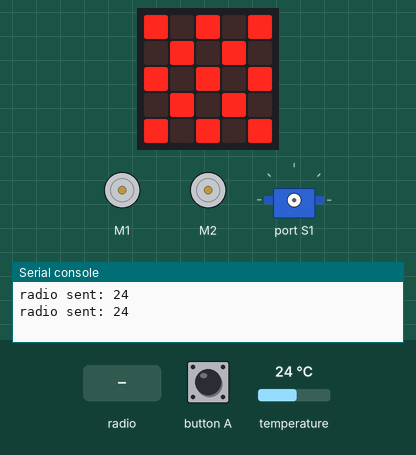
This program was run on a simulated BBC micro:bit (MakeCode). Parts: the board's 5×5 LED display, 2 × DC motor (green arrow = forward, orange = backward, longer = faster), servo, the last lines printed to the serial console. Inputs (shaded band) come from the test bench; at power-on: temperature 24 °C. No radio messages arrive unless stated (any console line starting 'radio sent:' is added by the test bench).

Above: at 1.2 s.
1.3 s: button A pressed for 0.15 s
At 1.8 s:
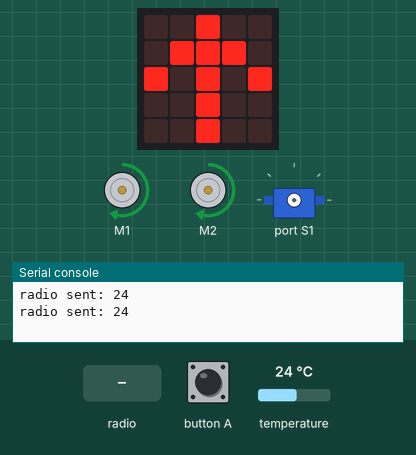
2.0 s: radio message "DCHA" arrives
At 3.5 s:
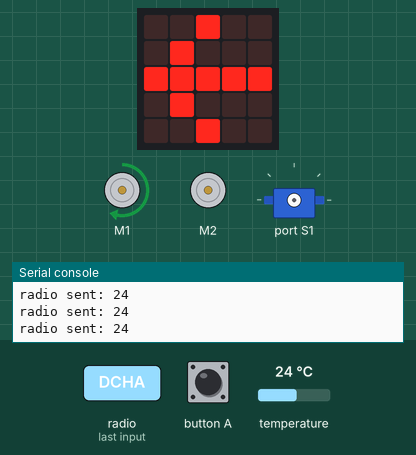
4.1 s: radio message "MOTOR" arrives
At 6.0 s:
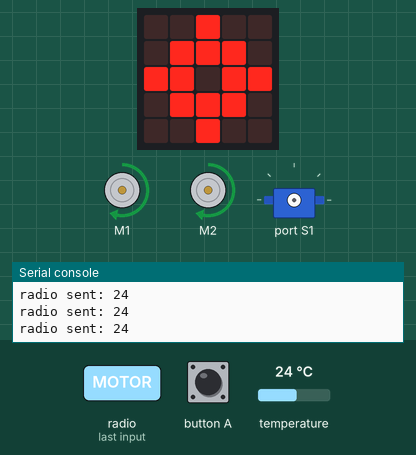
8.0 s: radio message "START" arrives
10.4 s: radio message "STOP" arrives
At 11.5 s:
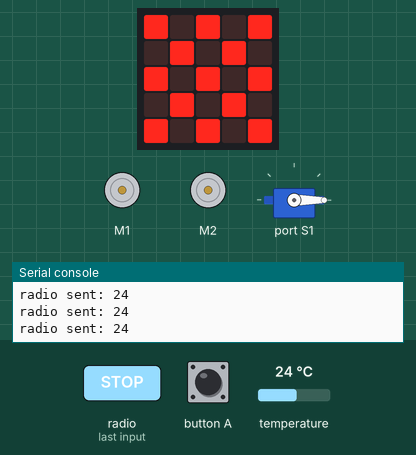
12.3 s: button A pressed for 0.15 s
At 12.55 s:
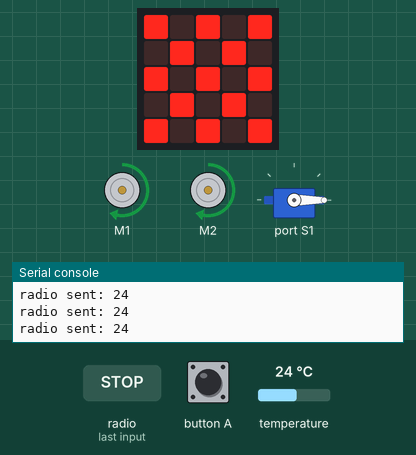
Timing chart, 0 to 14.0 s (numbered marks = the images above; inputs shaded):
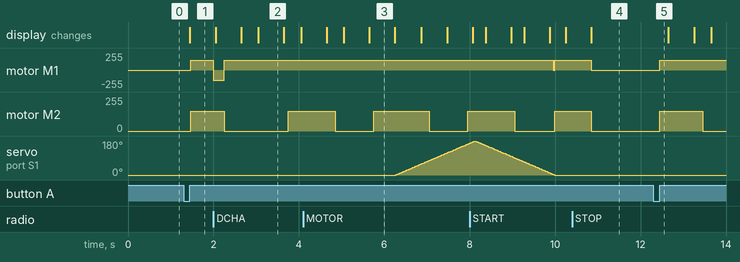

The program:

main.ts
```typescript
function DERECHA () {
    maqueen.motorRun(maqueen.Motors.M2, maqueen.Dir.CW, 150)
    maqueen.motorRun(maqueen.Motors.M1, maqueen.Dir.CCW, 150)
    basic.showArrow(ArrowNames.East)
}
function ATRAS () {
    maqueen.motorRun(maqueen.Motors.All, maqueen.Dir.CCW, 150)
    basic.showArrow(ArrowNames.South)
}
input.onButtonPressed(Button.A, function () {
    for (let index = 0; index < 4; index++) {
        ADELANTE()
        basic.pause(200)
        IZQUIERDA()
        basic.pause(100)
    }
    PARAR()
})
function IZQUIERDA () {
    maqueen.motorRun(maqueen.Motors.M1, maqueen.Dir.CW, 150)
    maqueen.motorRun(maqueen.Motors.M2, maqueen.Dir.CCW, 0)
    basic.showArrow(ArrowNames.West)
}
function ADELANTE () {
    maqueen.motorRun(maqueen.Motors.All, maqueen.Dir.CW, 150)
    basic.showArrow(ArrowNames.North)
}
radio.onReceivedString(function (receivedString) {
    if (receivedString == "START") {
        ADELANTE()
    } else if (receivedString == "IZQ") {
        IZQUIERDA()
    } else if (receivedString == "DCHA") {
        DERECHA()
    } else if (receivedString == "STOP") {
        PARAR()
    } else if (receivedString == "MOTOR") {
        basic.showIcon(IconNames.Target)
        for (let index = 0; index <= 180; index++) {
            maqueen.servoRun(maqueen.Servos.S1, index)
            basic.pause(10)
        }
        for (let index = 0; index <= 180; index++) {
            maqueen.servoRun(maqueen.Servos.S1, 180 - index)
            basic.pause(10)
        }
    }
})
function PARAR () {
    maqueen.motorStop(maqueen.Motors.All)
}
radio.setGroup(33)
loops.everyInterval(1000, function () {
    basic.showLeds(`
        # . # . #
        . # . # .
        # . # . #
        . # . # .
        # . # . #
        `)
})
loops.everyInterval(1000, function () {
    radio.sendNumber(input.temperature())
})
```

test.ts
```typescript
// aquí va el archivo "tests"; esto no se compilará cuando este paquete se utilice como una extensión.
```

Measured:
- after the input at 1.3 s, motor M1, motor M2: stopped → forward 150/255 after 0.17 s; the display: changes after 0.15 s (image 1)
- after the input at 2.0 s, motor M1: forward 150/255 → backward 150/255 at once, → forward 150/255 0.25 s later; the display: first changes after 0.05 s (image 2 shows a later state)
- after the input at 4.1 s, servo on port S1: moves from 0° to 168° over 1.7 s, starting after 2.2 s; the display: first differs from a run without the input after 1.6 s (image 3)
- after the input at 10.4 s, motor M1, motor M2: forward 150/255 → stopped after 0.45 s
- after the input at 12.3 s, motor M1: stopped → forward 150/255 after 0.15 s; motor M2: stopped → forward 150/255 after 0.15 s, → stopped 1.0 s later
- what the display in image 2 shows lasts 0.6 s, from 3.1 s to 3.7 s
